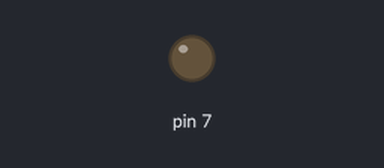
Recording of a sketch running on a simulated Arduino Uno, built with avr-gcc and run on an emulated ATmega328P. On the bench: output pins drawn as LEDs (lit = HIGH). Dashed ring = blinking. At 2.0 s the program stops and its outputs stay as they are.

Above: at 0.5 s.
At 1.85 s:
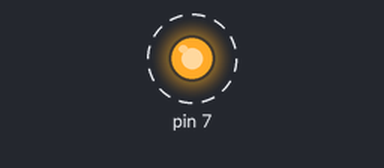
Timing chart, 0 to 3.0 s (numbered marks = the images above):
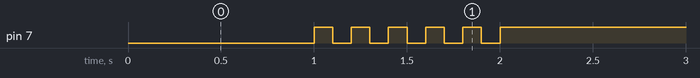

Measured:
- by itself, pin 7: alternates HIGH for 0.10 s and LOW for 0.10 s, 11 changes in all, then stays HIGH

The sketch:

05_pracice_2.ino
```cpp
void setup() {
  pinMode(7, OUTPUT);
}

void loop() {
  digitalWrite(7, LOW);
  delay(1000);

  int x = 0;
  while (x < 5) {
    digitalWrite(7, HIGH);
    delay(100);
    digitalWrite(7, LOW);
    delay(100);
    x++;
  }


  digitalWrite(7, HIGH);

  while (1) {
  }
}
```
